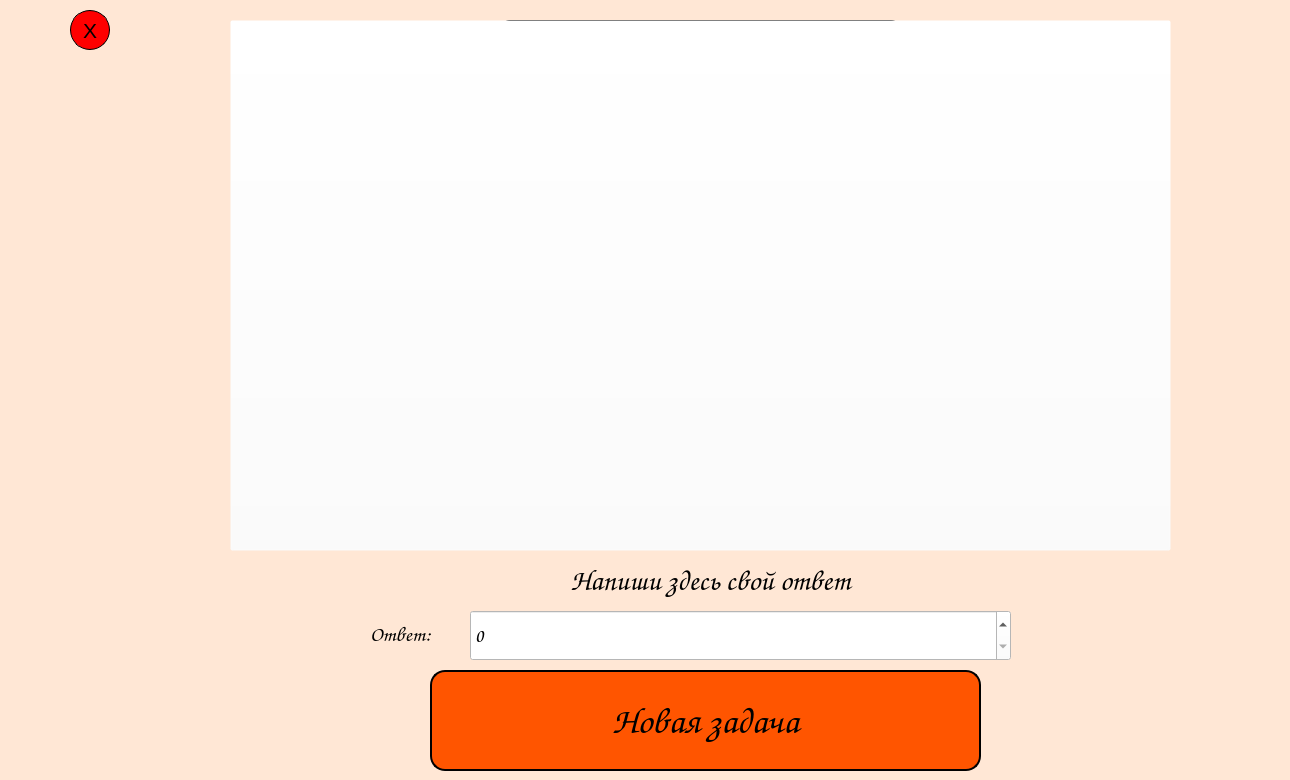
    <widget class="QWidget" name="gamePage">
     <property name="styleSheet">
      <string notr="true">background-color: rgb(255, 231, 213);</string>
     </property>
     <widget class="QLabel" name="label_3">
      <property name="geometry">
       <rect>
        <x>500</x>
        <y>20</y>
        <width>401</width>
        <height>61</height>
       </rect>
      </property>
      <property name="font">
       <font>
        <family>Comic Sans MS</family>
        <pointsize>28</pointsize>
       </font>
      </property>
      <property name="styleSheet">
       <string notr="true">background-color: rgb(255, 255, 255);
border-radius: 10px;
border: 2px solid black;</string>
      </property>
      <property name="text">
       <string>Задача</string>
      </property>
      <property name="alignment">
       <set>Qt::AlignCenter</set>
      </property>
     </widget>
     <widget class="QLabel" name="currentTaskLabel">
      <property name="geometry">
       <rect>
        <x>350</x>
        <y>99</y>
        <width>711</width>
        <height>451</height>
       </rect>
      </property>
      <property name="font">
       <font>
        <family>Comic Sans MS</family>
        <pointsize>14</pointsize>
       </font>
      </property>
      <property name="styleSheet">
       <string notr="true">border: 2px solid black;
border-radius: 25px;
background-color: rgb(255, 255, 255);</string>
      </property>
      <property name="text">
       <string>ЖМИ ЧТОБЫ ПОЯВИЛАСЬ НОВАЯ ЗАДАЧА</string>
      </property>
      <property name="scaledContents">
       <bool>true</bool>
      </property>
      <property name="alignment">
       <set>Qt::AlignCenter</set>
      </property>
      <property name="wordWrap">
       <bool>true</bool>
      </property>
     </widget>
     <widget class="QLabel" name="label_5">
      <property name="geometry">
       <rect>
        <x>370</x>
        <y>619</y>
        <width>91</width>
        <height>31</height>
       </rect>
      </property>
      <property name="font">
       <font>
        <family>Comic Sans MS</family>
        <pointsize>16</pointsize>
       </font>
      </property>
      <property name="text">
       <string>Ответ:</string>
      </property>
     </widget>
     <widget class="QLabel" name="medalFrame">
      <property name="geometry">
       <rect>
        <x>130</x>
        <y>40</y>
        <width>161</width>
        <height>221</height>
       </rect>
      </property>
      <property name="styleSheet">
       <string notr="true"/>
      </property>
      <property name="text">
       <string/>
      </property>
      <property name="pixmap">
       <pixmap>images/medal.png</pixmap>
      </property>
      <property name="scaledContents">
       <bool>true</bool>
      </property>
     </widget>
     <widget class="QLabel" name="heartFrame">
      <property name="geometry">
       <rect>
        <x>130</x>
        <y>280</y>
        <width>161</width>
        <height>221</height>
       </rect>
      </property>
      <property name="styleSheet">
       <string notr="true"/>
      </property>
      <property name="text">
       <string/>
      </property>
      <property name="pixmap">
       <pixmap>images/heart.png</pixmap>
      </property>
      <property name="scaledContents">
       <bool>true</bool>
      </property>
     </widget>
     <widget class="QLabel" name="globusFrame">
      <property name="geometry">
       <rect>
        <x>130</x>
        <y>520</y>
        <width>161</width>
        <height>221</height>
       </rect>
      </property>
      <property name="styleSheet">
       <string notr="true"/>
      </property>
      <property name="text">
       <string/>
      </property>
      <property name="pixmap">
       <pixmap>images/globus.png</pixmap>
      </property>
      <property name="scaledContents">
       <bool>true</bool>
      </property>
     </widget>
     <widget class="QLabel" name="bookFrame">
      <property name="geometry">
       <rect>
        <x>1120</x>
        <y>40</y>
        <width>161</width>
        <height>221</height>
       </rect>
      </property>
      <property name="styleSheet">
       <string notr="true"/>
      </property>
      <property name="text">
       <string/>
      </property>
      <property name="pixmap">
       <pixmap>images/book.png</pixmap>
      </property>
      <property name="scaledContents">
       <bool>true</bool>
      </property>
     </widget>
     <widget class="QLabel" name="featherFrame">
      <property name="geometry">
       <rect>
        <x>1120</x>
        <y>280</y>
        <width>161</width>
        <height>221</height>
       </rect>
      </property>
      <property name="styleSheet">
       <string notr="true"/>
      </property>
      <property name="text">
       <string/>
      </property>
      <property name="pixmap">
       <pixmap>images/feather.png</pixmap>
      </property>
      <property name="scaledContents">
       <bool>true</bool>
      </property>
     </widget>
     <widget class="QLabel" name="starFrame">
      <property name="geometry">
       <rect>
        <x>1120</x>
        <y>520</y>
        <width>161</width>
        <height>221</height>
       </rect>
      </property>
      <property name="styleSheet">
       <string notr="true"/>
      </property>
      <property name="text">
       <string/>
      </property>
      <property name="pixmap">
       <pixmap>images/star.png</pixmap>
      </property>
      <property name="scaledContents">
       <bool>true</bool>
      </property>
     </widget>
     <widget class="QPushButton" name="checkAnswerButton">
      <property name="geometry">
       <rect>
        <x>430</x>
        <y>670</y>
        <width>551</width>
        <height>101</height>
       </rect>
      </property>
      <property name="font">
       <font>
        <family>Comic Sans MS</family>
        <pointsize>28</pointsize>
       </font>
      </property>
      <property name="styleSheet">
       <string notr="true">QPushButton#checkAnswerButton{
background-color: rgb(255, 85, 0);
border: 2px solid black;
border-radius: 15px
}
QPushButton#checkAnswerButton:hover{
background-color: rgb(235, 65, 0)
}</string>
      </property>
      <property name="text">
       <string>Новая задача</string>
      </property>
     </widget>
     <widget class="QPushButton" name="quitMainGameButton">
      <property name="geometry">
       <rect>
        <x>70</x>
        <y>10</y>
        <width>40</width>
        <height>40</height>
       </rect>
      </property>
      <property name="sizePolicy">
       <sizepolicy hsizetype="Minimum" vsizetype="Maximum">
        <horstretch>0</horstretch>
        <verstretch>0</verstretch>
       </sizepolicy>
      </property>
      <property name="font">
       <font>
        <pointsize>16</pointsize>
       </font>
      </property>
      <property name="styleSheet">
       <string notr="true">QPushButton#quitMainGameButton{
border-radius: 20px;
background-color: rgb(255, 0, 0);
border: 1px solid black;
background-image: 'images/undo.png'
}
QPushButton#quitMainGameButton:hover{
background-color: rgb(235, 0 , 0)
}</string>
      </property>
      <property name="text">
       <string>X</string>
      </property>
     </widget>
     <widget class="QLabel" name="label_6">
      <property name="geometry">
       <rect>
        <x>380</x>
        <y>560</y>
        <width>661</width>
        <height>41</height>
       </rect>
      </property>
      <property name="font">
       <font>
        <family>Comic Sans MS</family>
        <pointsize>22</pointsize>
       </font>
      </property>
      <property name="text">
       <string>Напиши здесь свой ответ</string>
      </property>
      <property name="alignment">
       <set>Qt::AlignCenter</set>
      </property>
     </widget>
     <widget class="QSpinBox" name="answerSpinBox">
      <property name="geometry">
       <rect>
        <x>470</x>
        <y>610</y>
        <width>541</width>
        <height>51</height>
       </rect>
      </property>
      <property name="font">
       <font>
        <family>Comic Sans MS</family>
        <pointsize>14</pointsize>
       </font>
      </property>
      <property name="styleSheet">
       <string notr="true">background-color: rgb(255, 255, 255);</string>
      </property>
      <property name="maximum">
       <number>99999999</number>
      </property>
      <property name="displayIntegerBase">
       <number>10</number>
      </property>
     </widget>
     <widget class="QPushButton" name="anotherGenerateTaskButton">
      <property name="geometry">
       <rect>
        <x>230</x>
        <y>20</y>
        <width>941</width>
        <height>531</height>
       </rect>
      </property>
      <property name="styleSheet">
       <string notr="true">background-color: rgba(255, 255, 255, 0);</string>
      </property>
      <property name="text">
       <string/>
      </property>
     </widget>
     <zorder>currentTaskLabel</zorder>
     <zorder>label_5</zorder>
     <zorder>label_3</zorder>
     <zorder>medalFrame</zorder>
     <zorder>heartFrame</zorder>
     <zorder>globusFrame</zorder>
     <zorder>bookFrame</zorder>
     <zorder>featherFrame</zorder>
     <zorder>starFrame</zorder>
     <zorder>checkAnswerButton</zorder>
     <zorder>quitMainGameButton</zorder>
     <zorder>label_6</zorder>
     <zorder>answerSpinBox</zorder>
     <zorder>anotherGenerateTaskButton</zorder>
    </widget>
